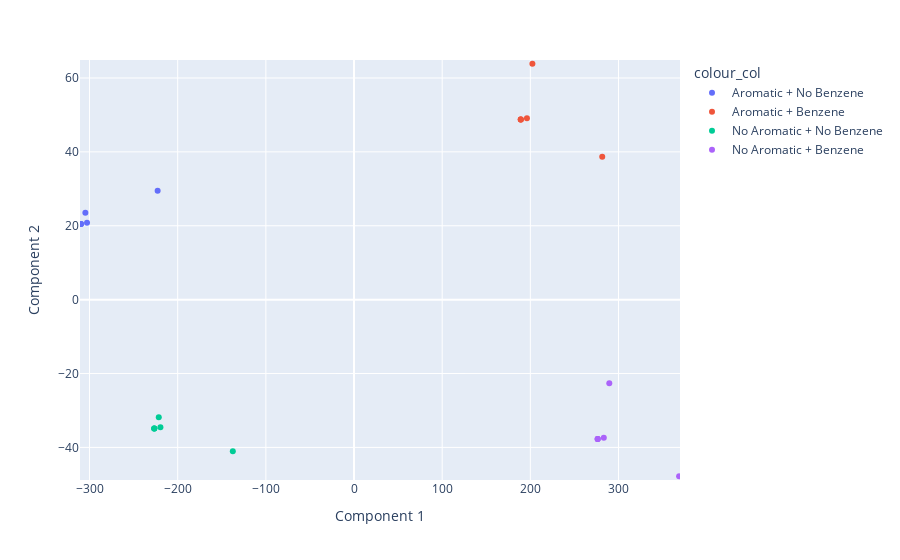

The cell this chart's notebook holds for it:
### Code cell
assert number_of_dimensions in [2, 3], "Please enter a valid number of dimensions of either 2 or 3"   
    
assert dim_reduction in ["pca", "tsne"], "Please enter a valid dimension reduction technique"
if dim_reduction == "pca":
    dim_reduction_function = pca_df
elif dim_reduction == "tsne":
    dim_reduction_function = tsne_df

if number_of_dimensions == 2:
    if dim_reduction == "pca":
        reduced_data = pca_df(list(df["kernel_data"]), output_dims=2)
        df["Component 1"] = reduced_data["Component 1"]
        df["Component 2"] = reduced_data["Component 2"]
    else:
        reduced_data = tsne_df(list(df["kernel_data"]), output_dims=2, pca_components=15, perplexity=10)
        df["Component 1"] = reduced_data["Component 1"]
        df["Component 2"] = reduced_data["Component 2"]
    
    # Adding one to the min and max values to make the graph look better
    min_component_1 = min(df["Component 1"]) -1
    max_component_1 = max(df["Component 1"]) +1
    min_component_2 = min(df["Component 2"]) -1
    max_component_2 = max(df["Component 2"]) +1
    
    fig = px.scatter(df, x="Component 1", y="Component 2", 
                        color="colour_col",
                        hover_data=["SMILES"],
                        range_x=[min_component_1, max_component_1],
                        range_y=[min_component_2, max_component_2])
    

if number_of_dimensions == 3:
    if dim_reduction == "pca":
        reduced_data = pca_df(list(df["kernel_data"]), output_dims=3)
        df["Component 1"] = reduced_data["Component 1"]
        df["Component 2"] = reduced_data["Component 2"]
        df["Component 3"] = reduced_data["Component 3"]
    else:
        reduced_data = tsne_df(list(df["kernel_data"]), output_dims=3, pca_components=15, perplexity=10)
        df["Component 1"] = reduced_data["Component 1"]
        df["Component 2"] = reduced_data["Component 2"]
        df["Component 3"] = reduced_data["Component 3"]
    

    min_component_1 = min(df["Component 1"]) -1
    max_component_1 = max(df["Component 1"]) +1
    min_component_2 = min(df["Component 2"]) -1
    max_component_2 = max(df["Component 2"]) +1
    min_component_3 = min(df["Component 3"]) -1
    max_component_3 = max(df["Component 3"]) +1
    
    fig = px.scatter_3d(df, x="Component 1", y="Component 2", z = "Component 3",
                        color="colour_col",
                        hover_data=["SMILES"],
                        range_x=[min_component_1, max_component_1],
                        range_y=[min_component_2, max_component_2],
                        range_z=[min_component_3, max_component_3])
    
fig.show()

### Figure 1 — Plotly figure (JSON) as saved in the notebook; plotly's stock layout.template omitted (floating-point values rounded to 4 significant figures)
{"data": [{"customdata": [["CC1=C(C(=O)NC2=CC=CC=C21)N"], ["CC1=C(C(=O)NC2=CC=CC=C21)Br"], ["CC1=C(C(=O)NC2=CC=CC=C21)Cl"], ["CC1=C(C(=O)NC2=CC=CC=C21)F"], ["CC1=C(C(=O)NC2=CC=CC=C21)O"], ["CC1=C(C(=O)NC2=CC=CC=C21)C"]], "hovertemplate": "colour_col=Aromatic + No Benzene<br>Component 1=%{x}<br>Component 2=%{y}<br>SMILES=%{customdata[0]}<extra></extra>", "legendgroup": "Aromatic + No Benzene", "marker": {"color": "#636efa", "symbol": "circle"}, "mode": "markers", "name": "Aromatic + No Benzene", "orientation": "v", "showlegend": true, "type": "scatter", "x": [-304.7, -309.8, -309.8, -309.8, -302.9, -222.8], "xaxis": "x", "y": [23.5, 20.48, 20.48, 20.48, 20.81, 29.46], "yaxis": "y"}, {"customdata": [["CC1=C(C(=O)NC2=CC=CC=C21)C3=CC=CC=C3F"], ["CC1=C(C(=O)NC2=CC=CC=C21)C3=CC=CC=C3Cl"], ["CC1=C(C(=O)NC2=CC=CC=C21)C3=CC=CC=C3Br"], ["CC1=C(C(=O)NC2=CC=CC=C21)C3=CC=CC=C3O"], ["CC1=C(C(=O)NC2=CC=CC=C21)C3=CC=CC=C3N"], ["CC1=C(C(=O)NC2=CC=CC=C21)C3=CC=CC=C3C"]], "hovertemplate": "colour_col=Aromatic + Benzene<br>Component 1=%{x}<br>Component 2=%{y}<br>SMILES=%{customdata[0]}<extra></extra>", "legendgroup": "Aromatic + Benzene", "marker": {"color": "#EF553B", "symbol": "circle"}, "mode": "markers", "name": "Aromatic + Benzene", "orientation": "v", "showlegend": true, "type": "scatter", "x": [189.1, 189.1, 189.1, 196.1, 202.3, 281.5], "xaxis": "x", "y": [48.79, 48.79, 48.79, 49.13, 63.87, 38.71], "yaxis": "y"}, {"customdata": [["CC1C(C(=O)NCC2CCCCC21)N"], ["CC1C(C(=O)NCC2CCCCC21)Br"], ["CC1C(C(=O)NCC2CCCCC21)Cl"], ["CC1C(C(=O)NCC2CCCCC21)F"], ["CC1C(C(=O)NCC2CCCCC21)O"], ["CC1C(C(=O)NCC2CCCCC21)C"]], "hovertemplate": "colour_col=No Aromatic + No Benzene<br>Component 1=%{x}<br>Component 2=%{y}<br>SMILES=%{customdata[0]}<extra></extra>", "legendgroup": "No Aromatic + No Benzene", "marker": {"color": "#00cc96", "symbol": "circle"}, "mode": "markers", "name": "No Aromatic + No Benzene", "orientation": "v", "showlegend": true, "type": "scatter", "x": [-221.5, -226.6, -226.6, -226.6, -219.6, -137.5], "xaxis": "x", "y": [-31.85, -34.9, -34.9, -34.9, -34.56, -41.04], "yaxis": "y"}, {"customdata": [["CC1C(C(=O)NCC2CCCCC21)C3CCCCC3F"], ["CC1C(C(=O)NCC2CCCCC21)C3CCCCC3Cl"], ["CC1C(C(=O)NCC2CCCCC21)C3CCCCC3Br"], ["CC1C(C(=O)NCC2CCCCC21)C3CCCCC3O"], ["CC1C(C(=O)NCC2CCCCC21)C3CCCCC3N"], ["CC1C(C(=O)NCC2CCCCC21)C3CCCCC3C"]], "hovertemplate": "colour_col=No Aromatic + Benzene<br>Component 1=%{x}<br>Component 2=%{y}<br>SMILES=%{customdata[0]}<extra></extra>", "legendgroup": "No Aromatic + Benzene", "marker": {"color": "#ab63fa", "symbol": "circle"}, "mode": "markers", "name": "No Aromatic + Benzene", "orientation": "v", "showlegend": true, "type": "scatter", "x": [276.3, 276.3, 276.3, 283.3, 289.5, 368.7], "xaxis": "x", "y": [-37.74, -37.74, -37.74, -37.4, -22.66, -47.82], "yaxis": "y"}], "layout": {"legend": {"title": {"text": "colour_col"}, "tracegroupgap": 0}, "margin": {"t": 60}, "xaxis": {"anchor": "y", "domain": [0, 1], "range": [-310.8, 369.7], "title": {"text": "Component 1"}}, "yaxis": {"anchor": "x", "domain": [0, 1], "range": [-48.82, 64.87], "title": {"text": "Component 2"}}}}
